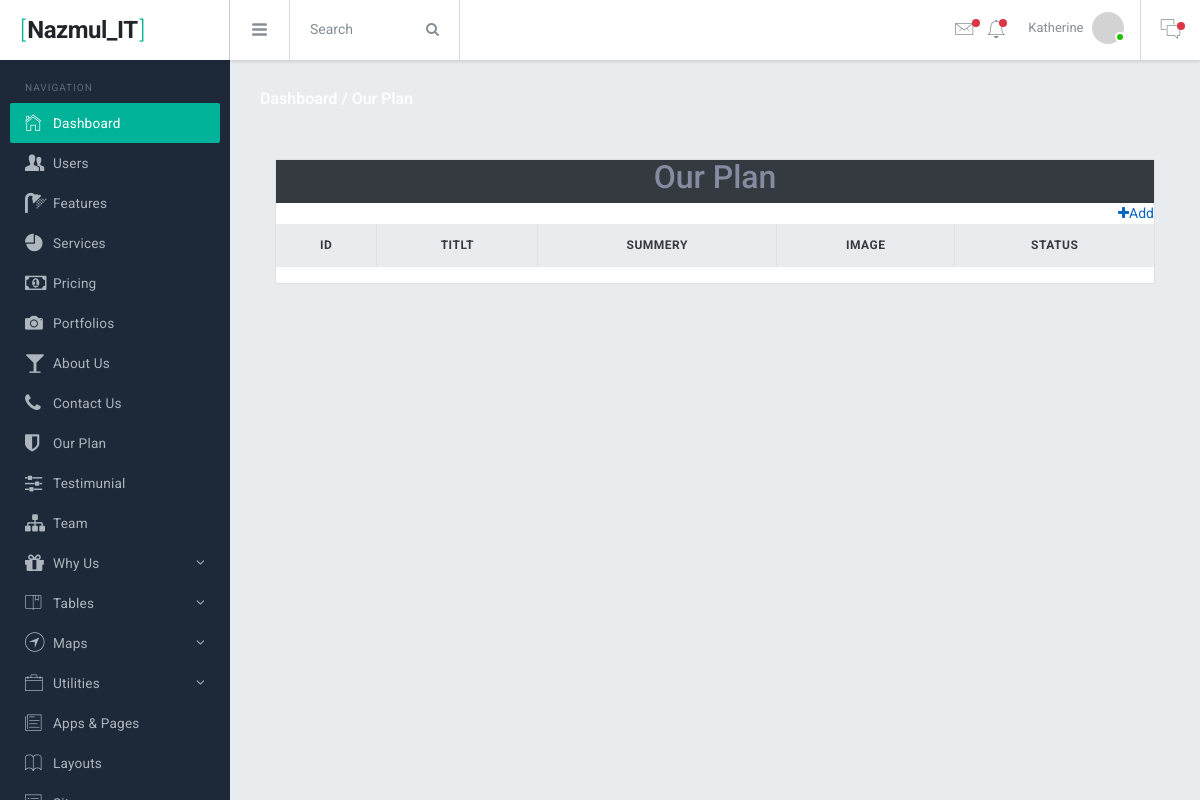
Page /Dashboard/plan.php (signed in) on the earlier database version.
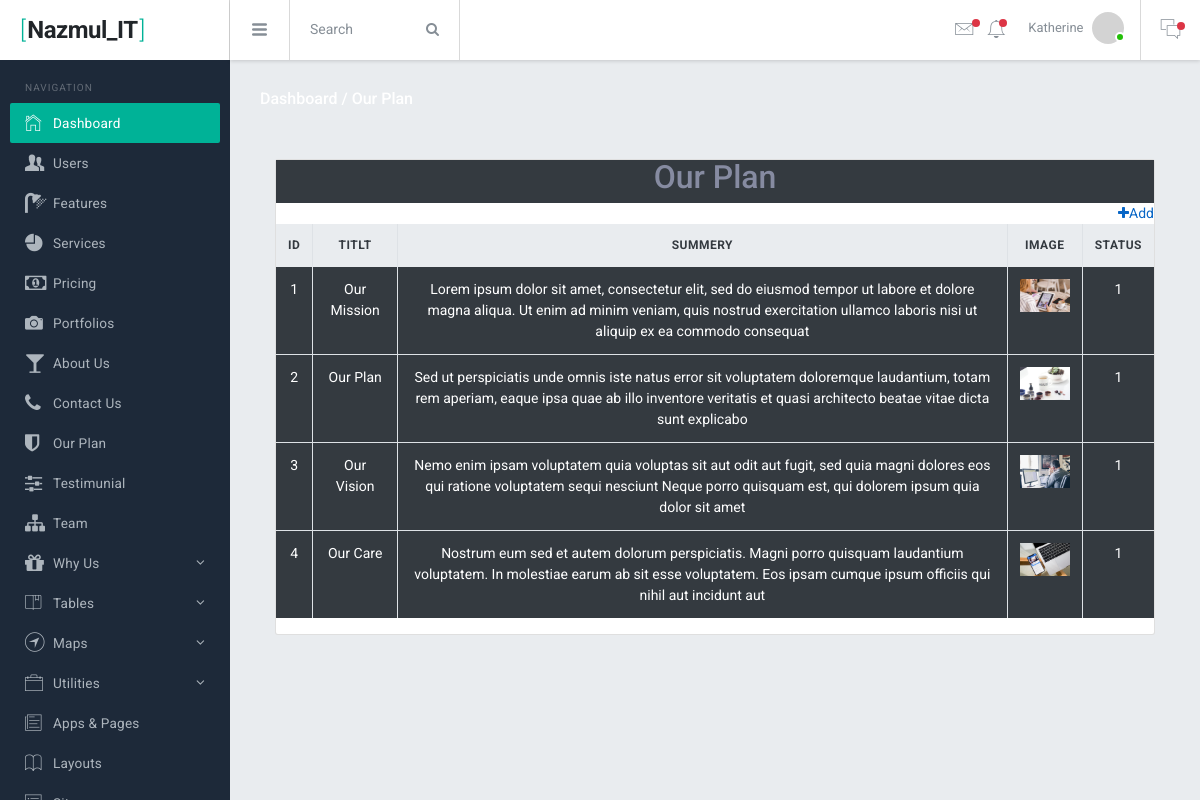
Same page on the later database version.
### tables this page shows
CREATE TABLE `servicesplan` (
  `id` tinyint(3) UNSIGNED NOT NULL,
  `title` varchar(255) NOT NULL,
  `summery` varchar(255) NOT NULL,
  `image` varchar(255) NOT NULL,
  `status` tinyint(4) NOT NULL DEFAULT 1
);

### Dashboard/plan.php (the view)
<?php
  require_once'../db.php';
  $select="SELECT * FROM servicesplan";
  $plan=mysqli_query($db, $select);
  include'include/header.php';
?>
<div class="br-mainpanel">
  <div class="pd-30">
    <h6 class="tx-gray-800 mg-b-5">
      <a class="tx-white" href="dashboard.php">Dashboard /</a>
      <a class="tx-white" href="#">Our Plan</a>
    </h6>
  </div>
  <div class="br-pagebody mg-t-5 pd-x-30">
    <div class="col-12 m-auto">
      <div class="card mt-sm-3">
        <table class="table table-bordered mt-30 text-center">
          <div class="text-center bg-dark">
            <h2>Our Plan</h2>
          </div>
            <a class="text-right" href="add-plan.php"><i class="fa fa-plus"></i>Add</a>
          <thead class="thead-light">
            <tr>
              <th class="text-center">ID</th>
              <th class="text-center">Titlt</th>
              <th class="text-center">Summery</th>
              <th class="text-center">Image</th>
              <th class="text-center">Status</th>
            </tr>
          </thead>
          <tbody class="tx-white">
            <?php
              foreach ($plan as $key => $value) {
                ?>
              <tr>
                <td class="bg-dark"><?php echo ++$key?></td>
                <td class="bg-dark"><?php echo $value['title'];?></td>
                <td class="bg-dark"><?php echo $value['summery'];?></td>
                <td class="bg-dark">
                  <img width="50" src="../assets/portfolio/plan/<?php echo $value['image'];?>">
                </td>
                <td class="bg-dark"><?php echo $value['status'];?></td>
              </tr>
              <?php
              }
            ?>
          </tbody>
        </table>
      </div>
    </div>
  </div>
</div>
<?php include'include/footer.php'?>

Differences in the rows shown:
added servicesplan: title "Our Mission", summery "Lorem ipsum dolor sit amet, consectetur elit, sed do eiusmod tempor ut labore et dolore magna aliqua. Ut enim ad minim veniam, quis nostrud exercitation ullamco laboris nisi ut aliquip ex ea commodo consequat", image (picture), status "1"
added servicesplan: title "Our Plan", summery "Sed ut perspiciatis unde omnis iste natus error sit voluptatem doloremque laudantium, totam rem aperiam, eaque ipsa quae ab illo inventore veritatis et quasi architecto beatae vitae dicta sunt explicabo", image (picture), status "1"
added servicesplan: title "Our Vision", summery "Nemo enim ipsam voluptatem quia voluptas sit aut odit aut fugit, sed quia magni dolores eos qui ratione voluptatem sequi nesciunt Neque porro quisquam est, qui dolorem ipsum quia dolor sit amet", image (picture), status "1"
added servicesplan: title "Our Care", summery "Nostrum eum sed et autem dolorum perspiciatis. Magni porro quisquam laudantium voluptatem. In molestiae earum ab sit esse voluptatem. Eos ipsam cumque ipsum officiis qui nihil aut incidunt aut", image (picture), status "1"
